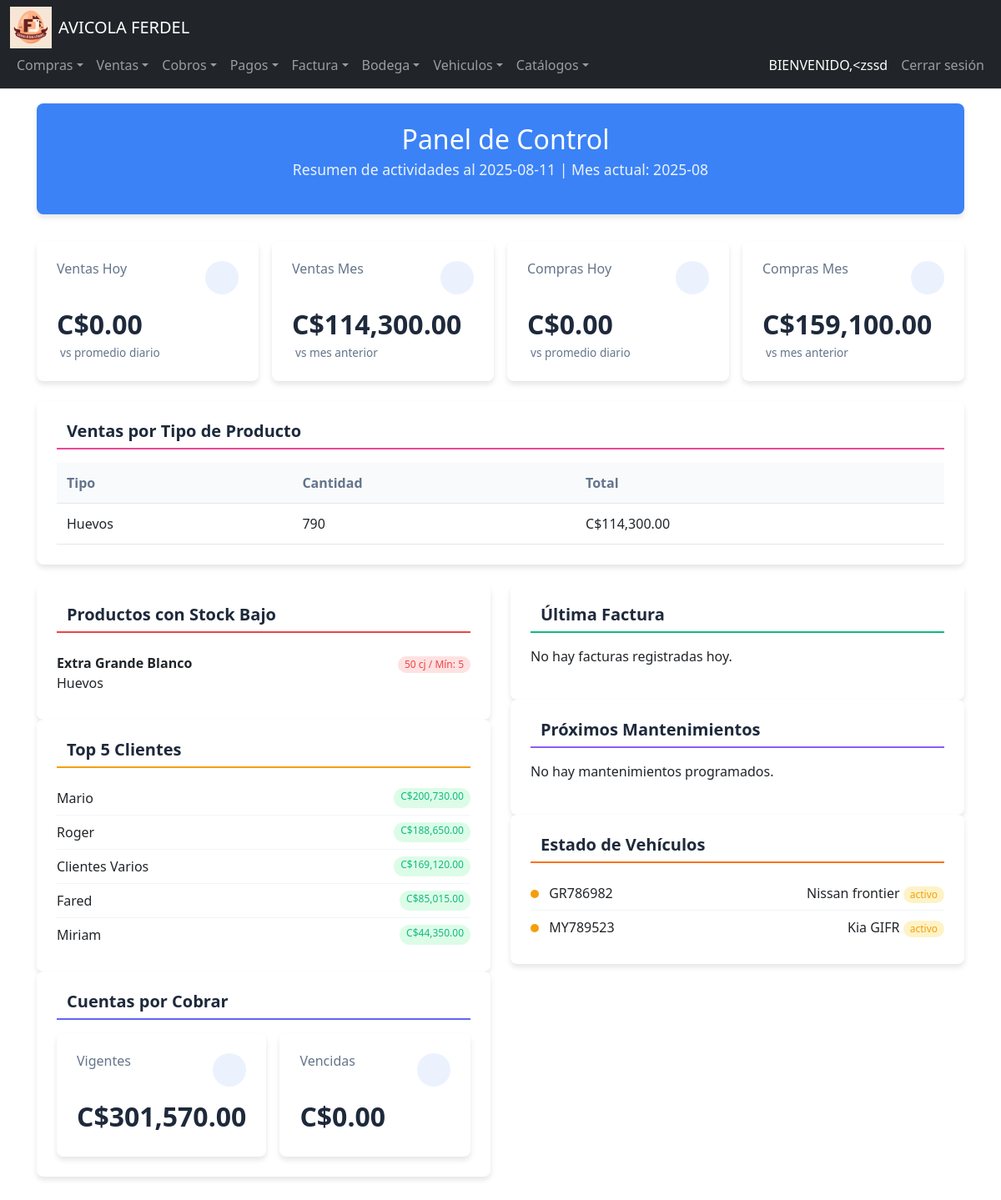
The app's page / (signed in), older data.
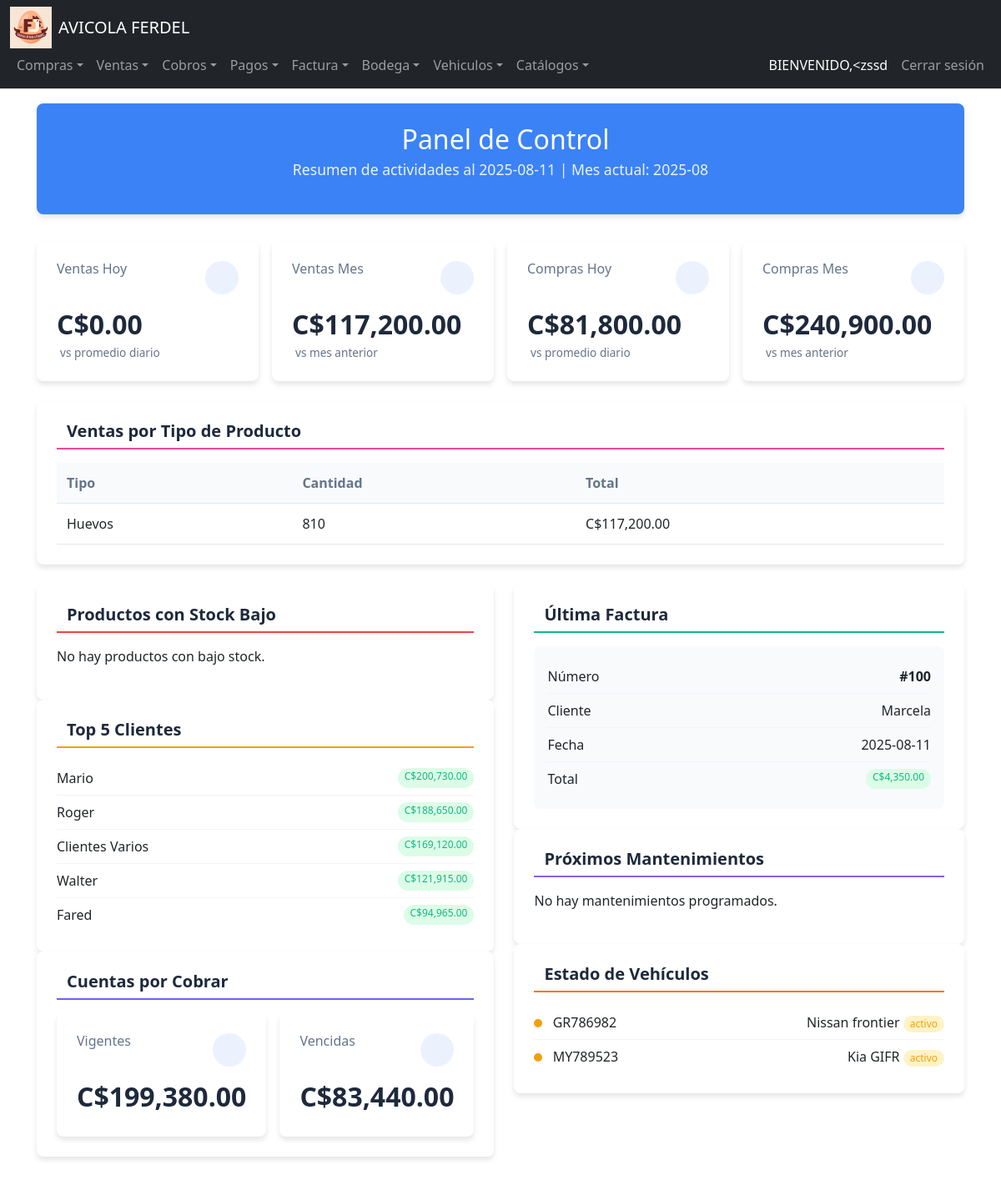
The same page, newer data.
### tables this page shows
CREATE TABLE Tipo_Producto (
    ID_TipoProducto INTEGER PRIMARY KEY AUTOINCREMENT,
    Descripcion TEXT NOT NULL
);

CREATE TABLE Inventario_Bodega (
    ID_Bodega INTEGER,
    ID_Producto INTEGER,
    Existencias NUMERIC DEFAULT 0,
    PRIMARY KEY (ID_Bodega, ID_Producto),
    FOREIGN KEY (ID_Bodega) REFERENCES Bodegas(ID_Bodega),
    FOREIGN KEY (ID_Producto) REFERENCES Productos(ID_Producto)
);

CREATE TABLE Productos (
    ID_Producto INTEGER PRIMARY KEY AUTOINCREMENT,
    COD_Producto TEXT,
    Descripcion TEXT NOT NULL,
    Unidad_Medida INTEGER,
    Existencias NUMERIC DEFAULT 0,
    Estado INTEGER DEFAULT 1,
    Familia INTEGER,
    Costo_Promedio NUMERIC,
    IVA INTEGER DEFAULT 0,
    Tipo INTEGER,
    Precio_Venta NUMERIC,
    ID_Empresa INTEGER,
    Fecha_Creacion DATE DEFAULT CURRENT_DATE,
    Usuario_Creador INTEGER, Stock_Minimo NUMERIC DEFAULT 5,
    FOREIGN KEY (Unidad_Medida) REFERENCES Unidades_Medida(ID_Unidad),
    FOREIGN KEY (Familia) REFERENCES Familia(ID_Familia),
    FOREIGN KEY (Tipo) REFERENCES Tipo_Producto(ID_TipoProducto),
    FOREIGN KEY (ID_Empresa) REFERENCES Empresa(ID_Empresa)
);

CREATE TABLE Bodegas (
    ID_Bodega INTEGER PRIMARY KEY AUTOINCREMENT,
    Nombre TEXT NOT NULL,
    Ubicacion TEXT
);

CREATE TABLE Unidades_Medida (
    ID_Unidad INTEGER PRIMARY KEY AUTOINCREMENT,
    Descripcion TEXT NOT NULL,
    Abreviatura TEXT
);

CREATE TABLE Clientes (
    ID_Cliente INTEGER PRIMARY KEY AUTOINCREMENT,
    Nombre TEXT NOT NULL,
    Telefono TEXT,
    Direccion TEXT,
    RUC_CEDULA TEXT
);

CREATE TABLE Vehiculos (
    ID_Vehiculo INTEGER PRIMARY KEY AUTOINCREMENT,
    Placa TEXT NOT NULL UNIQUE,
    Marca TEXT,
    Modelo TEXT,
    Año INTEGER,
    Color TEXT,
    NumeroChasis TEXT,
    NumeroMotor TEXT,
    Estado TEXT CHECK(Estado IN ('activo', 'mantenimiento', 'inactivo', 'baja')),
    Capacidad_Carga NUMERIC,
    Ultimo_Kilometraje NUMERIC DEFAULT 0,
    Fecha_Ultimo_Mantenimiento DATE,
    Fecha_Adquisicion DATE
);

CREATE TABLE Facturacion (
    ID_Factura INTEGER PRIMARY KEY AUTOINCREMENT,
    Fecha DATE NOT NULL,
    IDCliente INTEGER NOT NULL,
    Credito_Contado INTEGER,
    Observacion TEXT,
    ID_Empresa INTEGER NOT NULL,
    FOREIGN KEY (IDCliente) REFERENCES Clientes(ID_Cliente),
    FOREIGN KEY (ID_Empresa) REFERENCES Empresa(ID_Empresa)
);

### app.py (the view)
@app.route('/')
@login_required
def home():
    current_month = datetime.now().strftime('%Y-%m')
    today = datetime.now().strftime('%Y-%m-%d')
    def execute_query(query, params=None):
        result = db.execute(query, params) if params else db.execute(query)
        return result[0]['total'] if result and result[0]['total'] is not None else 0
    total_ventas_hoy = execute_query("""
        SELECT COALESCE(SUM(df.Total), 0) AS total
        FROM Detalle_Facturacion df
        JOIN Facturacion f ON df.ID_Factura = f.ID_Factura
        WHERE f.Fecha = ?
        AND f.Credito_Contado = 0  -- 0 para contado, 1 para crédito
    """, [today])
    total_ventas_mes = execute_query("""
        SELECT COALESCE(SUM(df.Total), 0) AS total
        FROM Detalle_Facturacion df
        JOIN Facturacion f ON df.ID_Factura = f.ID_Factura
        WHERE strftime('%Y-%m', f.Fecha) = ?
        AND f.Credito_Contado = 0
    """, [current_month])
    total_compras_hoy = execute_query("""
        SELECT COALESCE(SUM(dm.Costo_Total), 0) AS total
        FROM Detalle_Movimiento_Inventario dm
        JOIN Movimientos_Inventario mi ON dm.ID_Movimiento = mi.ID_Movimiento
        JOIN Catalogo_Movimientos cm ON mi.ID_TipoMovimiento = cm.ID_TipoMovimiento
        WHERE DATE(mi.Fecha) = DATE(?)
        AND LOWER(cm.Descripcion) LIKE '%compra%'
        AND mi.Contado_Credito = 0
    """, [today])
    total_compras_mes = execute_query("""
        SELECT COALESCE(SUM(dm.Costo_Total), 0) AS total
        FROM Detalle_Movimiento_Inventario dm
        JOIN Movimientos_Inventario mi ON dm.ID_Movimiento = mi.ID_Movimiento
        JOIN Catalogo_Movimientos cm ON mi.ID_TipoMovimiento = cm.ID_TipoMovimiento
        WHERE strftime('%Y-%m', mi.Fecha) = ?
        AND LOWER(cm.Descripcion) LIKE '%compra%'
        AND mi.Contado_Credito = 0
    """, [current_month])
    inventario_bodegas = db.execute("""
        SELECT b.Nombre AS bodega, p.Descripcion AS producto, ib.Existencias
        FROM Inventario_Bodega ib
        JOIN Bodegas b ON ib.ID_Bodega = b.ID_Bodega
        JOIN Productos p ON ib.ID_Producto = p.ID_Producto
        ORDER BY b.Nombre, p.Descripcion
        LIMIT 100
    """)
    vehiculos = db.execute("""
        SELECT v.Placa, v.Marca, v.Modelo, v.Color, v.Estado,
               (SELECT MAX(Kilometraje) FROM Mantenimientos
                WHERE ID_Vehiculo = v.ID_Vehiculo) AS kilometraje
        FROM Vehiculos v
        ORDER BY v.Estado DESC, v.Placa
    """)
    top_clientes = db.execute("""
        SELECT c.Nombre, SUM(df.Total) AS total_comprado
        FROM Clientes c
        JOIN Facturacion f ON c.ID_Cliente = f.IDCliente
        JOIN Detalle_Facturacion df ON f.ID_Factura = df.ID_Factura
        WHERE f.Fecha >= DATE('now', '-30 days')
        GROUP BY c.ID_Cliente
        ORDER BY total_comprado DESC
        LIMIT 5
    """)
    ultima_factura = db.execute("""
        SELECT f.ID_Factura, f.Fecha, c.Nombre AS cliente, SUM(df.Total) AS total
        FROM Facturacion f
        JOIN Clientes c ON f.IDCliente = c.ID_Cliente
        JOIN Detalle_Facturacion df ON f.ID_Factura = df.ID_Factura
        WHERE f.Fecha = ?
        GROUP BY f.ID_Factura
        ORDER BY f.Fecha DESC
        LIMIT 1
    """, [today])
    cuentas_cobrar = execute_query("""
        SELECT COALESCE(SUM(Saldo_Pendiente), 0) AS total
        FROM Detalle_Cuentas_Por_Cobrar
        WHERE Fecha_Vencimiento >= DATE('now')
        AND Saldo_Pendiente > 0
    """)
    cuentas_cobrar_vencidas = execute_query("""
        SELECT COALESCE(SUM(Saldo_Pendiente), 0) AS total
        FROM Detalle_Cuentas_Por_Cobrar
        WHERE Fecha_Vencimiento < DATE('now')
        AND Saldo_Pendiente > 0
    """)
    productos_stock_bajo = db.execute("""
        SELECT B.Nombre AS Bodega, P.COD_Producto, P.Descripcion,
               I.Existencias, P.Stock_Minimo, U.Abreviatura
        FROM Inventario_Bodega I
        JOIN Bodegas B ON B.ID_Bodega = I.ID_Bodega
        JOIN Productos P ON P.ID_Producto = I.ID_Producto
        LEFT JOIN Unidades_Medida U ON U.ID_Unidad = P.Unidad_Medida
        WHERE I.Existencias <= 50
        AND P.Estado = 1
        ORDER BY I.Existencias ASC
        LIMIT 20
    """)
    proximos_mantenimientos = db.execute("""
        SELECT m.ID_Mantenimiento, v.Placa, m.Tipo, m.Fecha, m.Descripcion
        FROM Mantenimientos m
        JOIN Vehiculos v ON m.ID_Vehiculo = v.ID_Vehiculo
        WHERE m.Fecha BETWEEN DATE('now') AND DATE('now', '+30 days')
        ORDER BY m.Fecha ASC
        LIMIT 5
    """)
    ventas_por_tipo = db.execute("""
        SELECT tp.Descripcion AS tipo,
               SUM(df.Cantidad) AS cantidad,
               COALESCE(SUM(df.Total), 0) AS total
        FROM Detalle_Facturacion df
        JOIN Productos p ON df.ID_Producto = p.ID_Producto
        JOIN Tipo_Producto tp ON p.Tipo = tp.ID_TipoProducto
        JOIN Facturacion f ON df.ID_Factura = f.ID_Factura
        WHERE strftime('%Y-%m', f.Fecha) = ?
        AND f.Credito_Contado = 0
        GROUP BY tp.ID_TipoProducto
        ORDER BY total DESC
    """, [current_month])
    return render_template("index.html",
        today=today,
        current_month=current_month,
        total_ventas_hoy=total_ventas_hoy,
        total_ventas_mes=total_ventas_mes,
        total_compras_hoy=total_compras_hoy,
        total_compras_mes=total_compras_mes,
        inventario_bodegas=inventario_bodegas,
        vehiculos=vehiculos,
        top_clientes=top_clientes,
        ultima_factura=ultima_factura[0] if ultima_factura else None,
        cuentas_cobrar=cuentas_cobrar,
        cuentas_cobrar_vencidas=cuentas_cobrar_vencidas,
        productos_stock_bajo=productos_stock_bajo,
        proximos_mantenimientos=proximos_mantenimientos,
        ventas_por_tipo=ventas_por_tipo
    )

### app.py (called while the page is built)
@login_manager.user_loader
def load_user(user_id):
    user_data = db.execute("SELECT * FROM Usuarios WHERE ID_Usuario = ?", user_id)
    if len(user_data) == 1:
        return User(user_data[0]["ID_Usuario"], user_data[0]["NombreUsuario"])
    return None

@app.after_request
def after_request(response):
    response.headers["Cache-Control"] = "no-cache, no-store, must-revalidate"
    response.headers["Expires"] = 0
    response.headers["Pragma"] = "no-cache"
    return response

### Templates/index.html (shortened to what the changed rows need)
{% extends "layout.html" %}
{% block main %}
<div class="dashboard-container">
    <div class="header main-grid">
        <h1> Panel de Control</h1>
    </div>
    <div class="metrics-grid main-grid">
        <div class="metric-card">
            <div class="metric-header">
                <h3 class="metric-title">Ventas Mes</h3>
                <div class="metric-icon"></div>
            </div>
            <div class="metric-value">C${{ "{:,.2f}".format(total_ventas_mes) }}</div>
            <div class="metric-trend">
                <span>vs mes anterior</span>
            </div>
        </div>
        <div class="metric-card">
            <div class="metric-header">
                <h3 class="metric-title">Compras Hoy</h3>
                <div class="metric-icon"></div>
            </div>
            <div class="metric-value">C${{ "{:,.2f}".format(total_compras_hoy) }}</div>
            <div class="metric-trend">
                <span>vs promedio diario</span>
            </div>
        </div>
        <div class="metric-card">
            <div class="metric-header">
                <h3 class="metric-title">Compras Mes</h3>
                <div class="metric-icon"></div>
            </div>
            <div class="metric-value">C${{ "{:,.2f}".format(total_compras_mes) }}</div>
            <div class="metric-trend">
                <span>vs mes anterior</span>
            </div>
        </div>
    </div>
    <div class="info-card main-grid">
        <h2 class="section-title sales-title">
             Ventas por Tipo de Producto
        </h2>
        <div class="table-responsive">
            <table>
                <thead>
                    <tr>
                        <th>Tipo</th>
                        <th>Cantidad</th>
                        <th>Total</th>
                    </tr>
                </thead>
                <tbody>
                    {% for tipo in ventas_por_tipo %}
                    <tr>
                        <td>{{ tipo.tipo }}</td>
                        <td>{{ tipo.cantidad }}</td>
                        <td>C${{ "{:,.2f}".format(tipo.total) }}</td>
                    </tr>
                    {% else %}
                    <tr>
                        <td colspan="3">No hay datos de ventas este mes</td>
                    </tr>
                    {% endfor %}
                </tbody>
            </table>
        </div>
    </div>
    <div>
        <div class="info-card">
            <h2 class="section-title low-stock-title">
                 Productos con Stock Bajo
            </h2>
            <div>
                {% for producto in productos_stock_bajo %}
                <div class="list-item">
                    <div>
                        <strong>{{ producto.Descripcion }}</strong>
                        <div class="text-sm text-gray-500">{{ producto.Bodega }}</div>
                    </div>
                    <div>
                        <span class="badge badge-danger">
                            {{ producto.Existencias }} {{ producto.Abreviatura }} / Mín: {{ producto.Stock_Minimo }}
                        </span>
                    </div>
                </div>
                {% else %}
                <p>No hay productos con bajo stock.</p>
                {% endfor %}
            </div>
        </div>
        <div class="info-card">
            <h2 class="section-title top-clients-title">
                 Top 5 Clientes
            </h2>
            <div>
                {% for cliente in top_clientes %}
                <div class="list-item">
                    <span>{{ cliente.Nombre }}</span>
                    <span class="badge badge-success">C${{ "{:,.2f}".format(cliente.total_comprado) }}</span>
                </div>
                {% else %}
                <p>No hay clientes con compras registradas.</p>
                {% endfor %}
            </div>
        </div>
        <div class="info-card">
            <h2 class="section-title receivables-title">
                 Cuentas por Cobrar
            </h2>
            <div class="metrics-grid" style="grid-template-columns: 1fr 1fr;">
                <div class="metric-card">
                    <div class="metric-header">
                        <h3 class="metric-title">Vigentes</h3>
                        <div class="metric-icon"></div>
                    </div>
                    <div class="metric-value">C${{ "{:,.2f}".format(cuentas_cobrar) }}</div>
                </div>
                <div class="metric-card">
                    <div class="metric-header">
                        <h3 class="metric-title">Vencidas</h3>
                        <div class="metric-icon"></div>
                    </div>
                    <div class="metric-value">C${{ "{:,.2f}".format(cuentas_cobrar_vencidas) }}</div>
                </div>
            </div>
        </div>
    </div>
    <div>
        <div class="info-card">
            <h2 class="section-title last-invoice-title">
                 Última Factura
            </h2>
            {% if ultima_factura %}
            <div style="background-color: #f8fafc; padding: var(--padding-sm); border-radius: var(--border-radius);">
                <div class="list-item">
                    <span>Número</span>
                    <span><strong>#{{ ultima_factura.ID_Factura }}</strong></span>
                </div>
                <div class="list-item">
                    <span>Cliente</span>
                    <span>{{ ultima_factura.cliente }}</span>
                </div>
                <div class="list-item">
                    <span>Fecha</span>
                    <span>{{ ultima_factura.Fecha }}</span>
                </div>
                <div class="list-item">
                    <span>Total</span>
                    <span class="badge badge-success">C${{ "{:,.2f}".format(ultima_factura.total) }}</span>
                </div>
            </div>
            {% else %}
            <p>No hay facturas registradas hoy.</p>
            {% endif %}
        </div>
        <div class="info-card">
            <h2 class="section-title maintenance-title">
                 Próximos Mantenimientos
            </h2>
        </div>
        <div class="info-card">
            <h2 class="section-title vehicles-title">
                 Estado de Vehículos
            </h2>
            <div>
                {% for vehiculo in vehiculos %}
                <div class="list-item">
                    <div>
                        <span class="vehicle-status {% if vehiculo.Estado == 'Activo' %}status-active{% elif vehiculo.Estado == 'Inactivo' %}status-inactive{% else %}status-maintenance{% endif %}"></span>
                        {{ vehiculo.Placa }}
                    </div>
                    <div>
                        <span class="text-sm">{{ vehiculo.Marca }} {{ vehiculo.Modelo }}</span>
                        <span class="badge {% if vehiculo.Estado == 'Activo' %}badge-success{% elif vehiculo.Estado == 'Inactivo' %}badge-danger{% else %}badge-warning{% endif %}">
                            {{ vehiculo.Estado }}
                        </span>
                    </div>
                </div>
                {% endfor %}
            </div>
        </div>
    </div>
</div>
{% endblock %}

Row changes from the older to the newer data that the page shows:
no longer on this page (row edited): Inventario_Bodega: Descripcion "Extra Grande Blanco", Bodega "Huevos", Existencias "50", Abreviatura "cj", Stock_Minimo "5"
no longer on this page (row unchanged): Clientes: Nombre "Miriam", total_comprado "44,350.00"
computed for Tipo_Producto "Huevos": cantidad "790" → "810"; total "114,300.00" → "117,200.00"
now on this page (row unchanged): Clientes: Nombre "Walter", total_comprado "121,915.00"
computed for Clientes "Fared": total_comprado "85,015.00" → "94,965.00"
added Facturacion: ID_Factura "100", Fecha "2025-08-11"
added Clientes: cliente "Marcela"
Text that changed along with them:
{{ "{:,.2f}".format(total_ventas_mes) }}: "114,300.00" → "117,200.00"
{{ "{:,.2f}".format(total_compras_hoy) }}: "0.00" → "81,800.00"
{{ "{:,.2f}".format(total_compras_mes) }}: "159,100.00" → "240,900.00"
{{ "{:,.2f}".format(cuentas_cobrar) }}: "301,570.00" → "199,380.00"
{{ "{:,.2f}".format(cuentas_cobrar_vencidas) }}: "0.00" → "83,440.00"
{{ "{:,.2f}".format(ultima_factura.total) }}: (not shown) → "4,350.00"
text no longer shown: "No hay facturas registradas hoy."
text now shown: "No hay productos con bajo stock. Número # Cliente Fecha Total C$"
